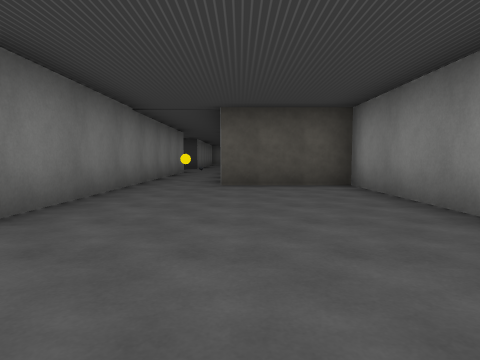
view 1 (above)

24 first-person views from a walk through a Unity game level. The camera is 1.2 m above the floor, tilts 4° down and sees 75° across. The floor is counted in squares, 2.16 m on a side. Each view is taken from the middle of a square. On the plan, view 1 faces up. The plan holds only what a view shows up to about 9 squares ahead; the rest is blank. The place goes on beyond the plan. The player is left out. Some surface patterns are stand-ins.

view 2
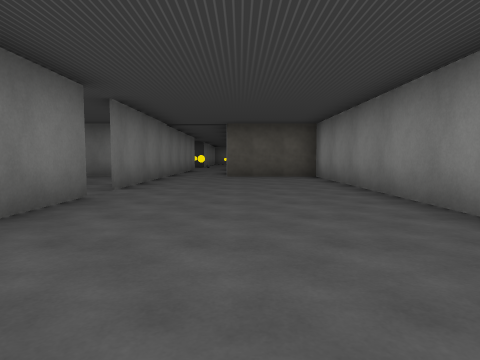

view 3
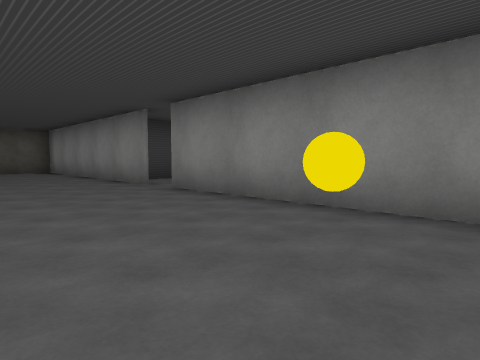

view 4
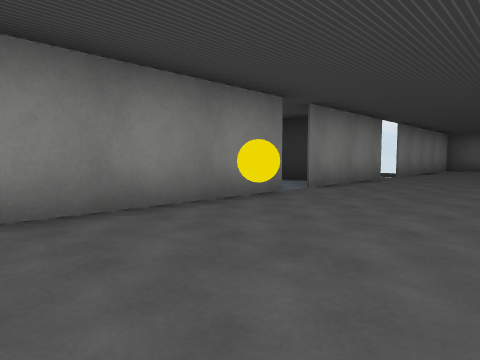

view 5
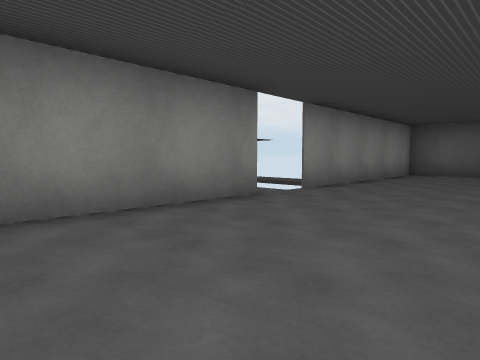

view 6
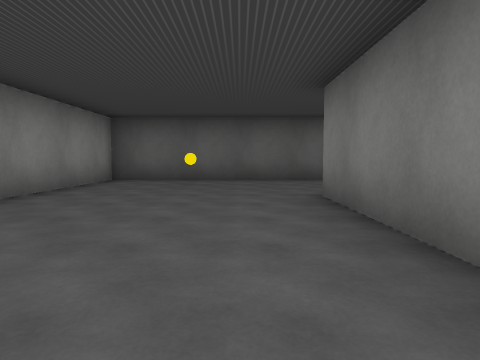

view 7
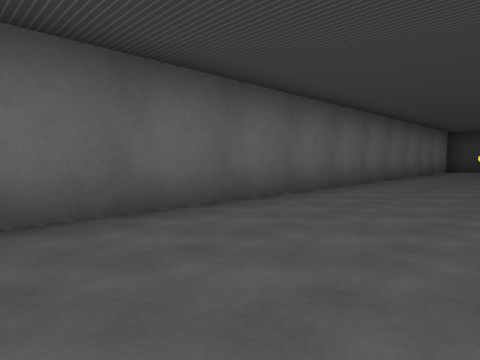

view 8
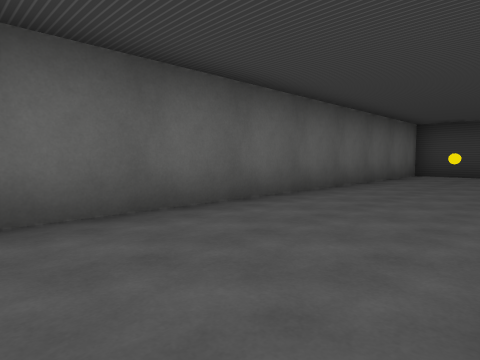

view 9
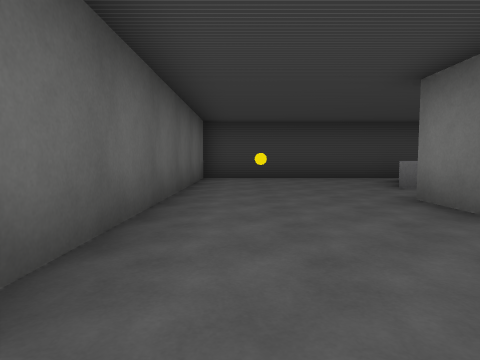

view 10
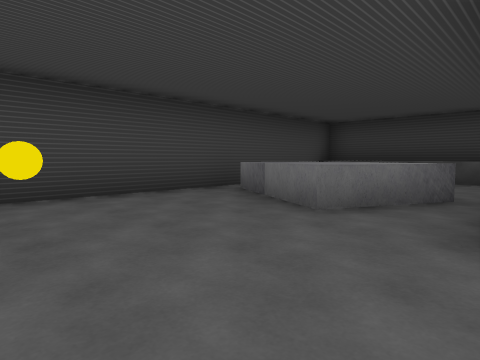

view 11
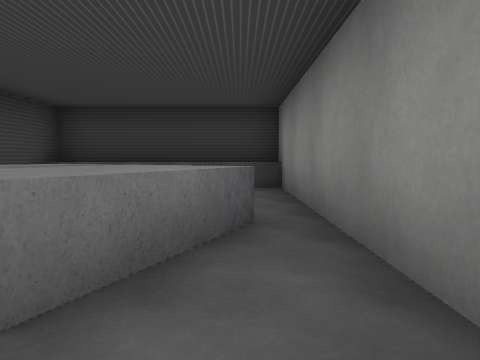

view 12
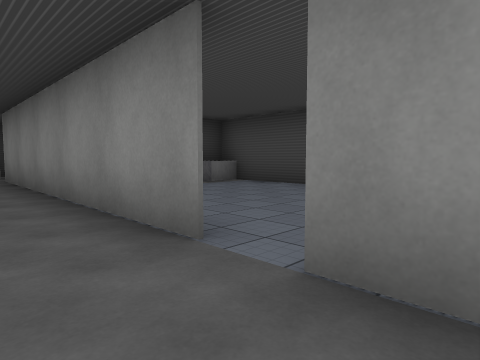

view 13
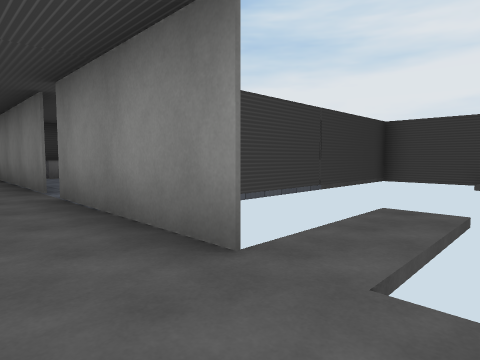

view 14
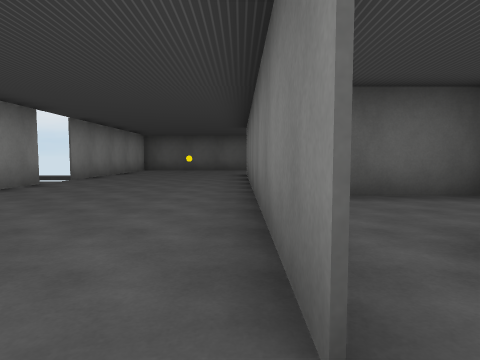

view 15
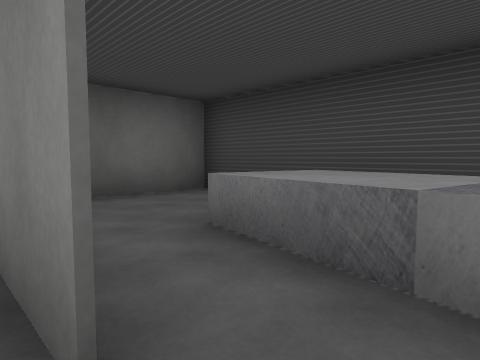

view 16
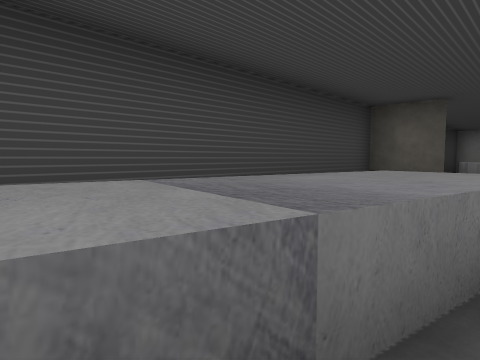

view 17
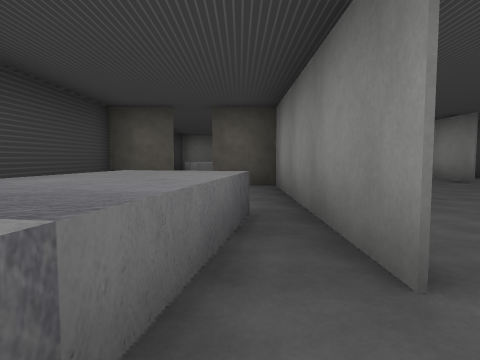

view 18
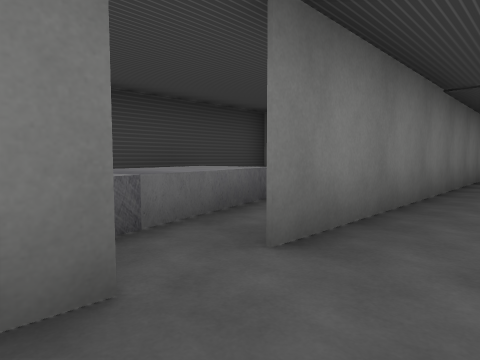

view 19
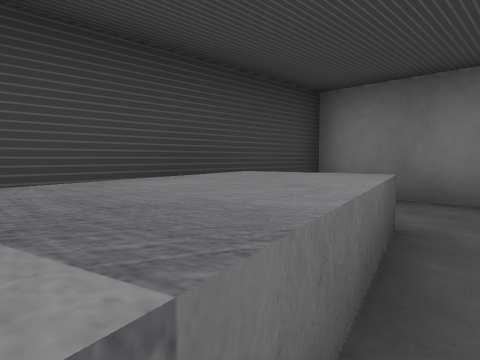

view 20
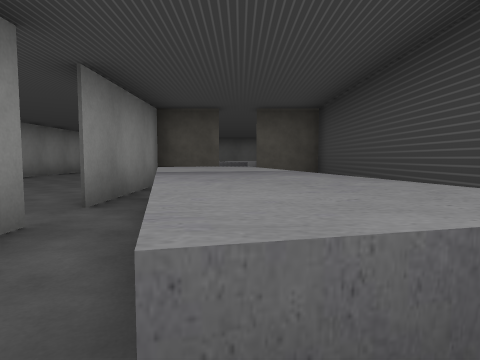

view 21
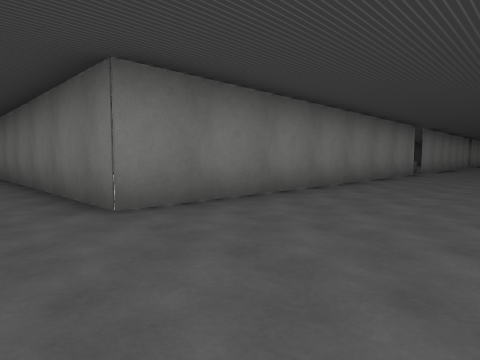

view 22
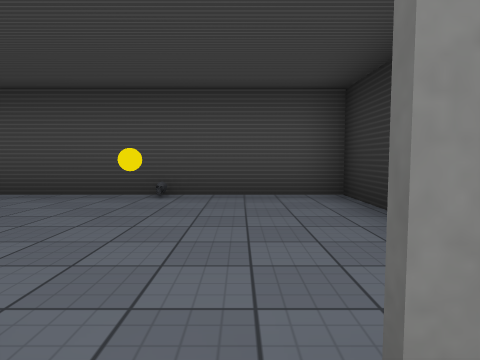

view 23
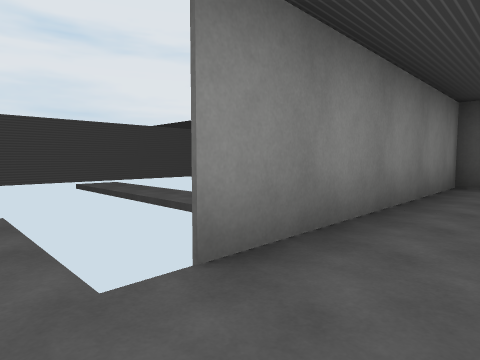

view 24
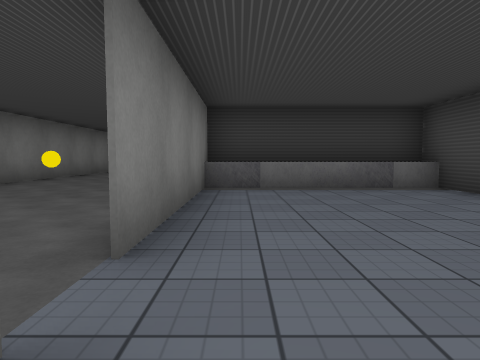

### Floor plan
Key: @ floor where view 1 was taken; # wall or solid block; . floor; ^ raised ledge; B yellow ball; O other object.
Columns run from 16 left of view 1 to 10 right of it. Each row starts with its distance up from view 1.
 10              #
  9              #..
  8              #..
  7           #####O####
  6           # ..#....#
  5           # ..#....#
  4           #^^.#....#
  3           #^^.#....#
  2           ##^......#
  1           ##^^#...##
  0            #^ #.@.#
 -1            ####...#
 -2            ####...#
 -3            # .#...#
 -4            #  #...#####^
 -5           ##^^#...#^^^^^
 -6           ##^^..B.#....#
 -7           #^^.....#....#
 -8           #^^.#...#....#
 -9           #.^.#...#..B.#
-10           #...#........#
-11 ######    #...#...#....#
-12 #^^^^#    #####...#########
-13 #    #       #.....#      #
-14 # ^  #       #......      #
-15 # ^^^#       #.....#      #
-16 #^^^.#       #.....#      #
-17 #..^.#########.....#      #
-18 #..................#      #
-19 #...............O..#
-20 #..B...............#
-21 ####################

Positions as (right, up) in squares from view 1, and headings:
1: (0, 0), facing up
2: (0, -3), facing up
3: (-1, -7), facing up-right
4: (-1, -5), facing down-right
5: (-1, -10), facing down-right
6: (-1, -13), facing down
7: (-1, -18), facing down-left
8: (-5, -18), facing down-left
9: (-7, -20), facing left
10: (-11, -20), facing up-left
11: (-12, -18), facing up
12: (1, -11), facing up-right
13: (1, -15), facing up-right
14: (-2, -7), facing down
15: (-2, -7), facing down-left
16: (-3, -8), facing up-left
17: (-3, -8), facing up
18: (-1, 1), facing up-left
19: (-3, 2), facing up-left
20: (-4, 5), facing down
21: (1, -19), facing up-left
22: (2, -10), facing right
23: (1, -14), facing down-right
24: (3, -11), facing up
